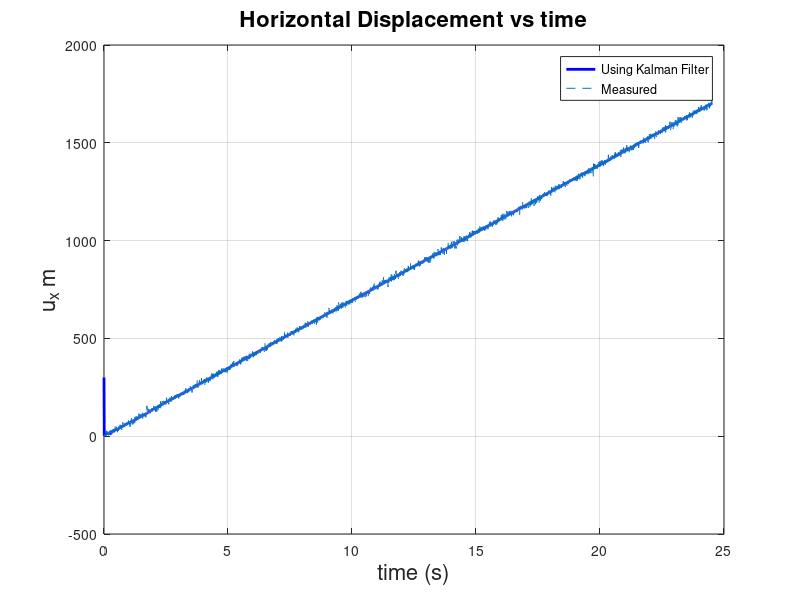

This figure's MATLAB source: (Note: this script raises an error after producing the figure.)
clc
clear
dt=0.01;
A=[1 dt 0 0;
    0 1 0 0;
    0 0 1 dt;
    0 0 0 1];
B=[0;0;dt^2/2;dt];
C=[1 0 0 0;
    0 0 1 0];
D=[0;0];
sysd=ss(A,B,C,D,dt);
load("HW1_Q1_Displacement_Measurements.txt")
t=HW1_Q1_Displacement_Measurements(:,1);
ux=HW1_Q1_Displacement_Measurements(:,2);
uy=HW1_Q1_Displacement_Measurements(:,3);
y=[ux uy]';
R=[100 0;
    0 100];
g=-9.81;
u=g*ones(1,length(t));
%Initializing
P_00=10^4*eye(4);
z_hat_00=[300 100 200 60]';
%z_hat=zeros(4,length(t));
z_hat(:,1)=z_hat_00;
P{1}=P_00;
Q=zeros(4);
I=eye(4);
A=sysd.A;B=sysd.B;C=sysd.C;D=sysd.D;

for i=1:length(t)-1
    %Prediction zhat k+1,k
    z_hat(:,i+1)=A*z_hat(:,i)+B*u(i);
    %Pk+1,k
    P{i+1}=A*P{i}*A'+Q;
    %Kalman Gain
    kalman_gain=P{i+1}*C'*inv(C*P{i+1}*C'+R);
    Kk{i}=kalman_gain;
    %Updation zhat k+1,k+1
    z_hat(:,i+1)=z_hat(:,i+1)+kalman_gain*(y(:,i+1)-C*z_hat(:,i+1)-D*u(:,i+1));
    %Pk+1,k+1
    P{i+1}=(I-kalman_gain*C)*P{i+1}*(I-kalman_gain*C)'+kalman_gain*R*kalman_gain';
end
load("HW1_Q1_Velocity_Measurements.txt")
vx=HW1_Q1_Velocity_Measurements(:,2);
vy=HW1_Q1_Velocity_Measurements(:,3);
%%
figure(1)
plot(t,z_hat(1,:),'b','LineWidth',2)
hold on
plot(t,ux,'--')
xlabel('time (s)','FontSize',16)
ylabel('u_x m','FontSize',16)
box on
grid on
title('Horizontal Displacement vs time','FontSize',16)
ldg=legend('Using Kalman Filter','Measured');
ldg.FontSize=13;
figure(2)
plot(t,z_hat(2,:),'b','LineWidth',2)
hold on
plot(t,vx,'--')
xlabel('time (s)','FontSize',16)
ylabel('v_x m/s','FontSize',16)
box on
grid on
title('Horizontal Velocity vs time','FontSize',16)
ldg=legend('Using Kalman Filter','Measured');
ldg.FontSize=13;
figure(3)
plot(t,z_hat(3,:),'b','LineWidth',2)
hold on
plot(t,uy,'--')
xlabel('time (s)','FontSize',16)
ylabel('u_y m','FontSize',16)
box on
grid on
title('Vertical Displacement vs time','FontSize',16)
ldg=legend('Using Kalman Filter','Measured');
ldg.FontSize=13;
figure(4)
plot(t,z_hat(4,:),'b','LineWidth',2)
hold on
plot(t,vy,'--')
xlabel('time (s)','FontSize',16)
ylabel('v_y m/s','FontSize',16)
box on
grid on
title('Vertical Velocity vs time','FontSize',16)
ldg=legend('Using Kalman Filter','Measured');
ldg.FontSize=13;